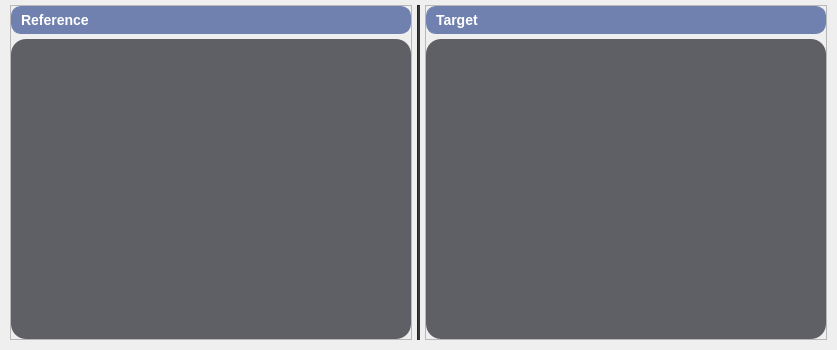
        <widget class="QWidget" name="fileSelectionGroupContent" native="true">
         <property name="sizePolicy">
          <sizepolicy hsizetype="Expanding" vsizetype="Expanding">
           <horstretch>0</horstretch>
           <verstretch>0</verstretch>
          </sizepolicy>
         </property>
         <property name="styleSheet">
          <string notr="true"/>
         </property>
         <layout class="QHBoxLayout" name="horizontalLayout">
          <property name="spacing">
           <number>5</number>
          </property>
          <property name="leftMargin">
           <number>10</number>
          </property>
          <property name="topMargin">
           <number>5</number>
          </property>
          <property name="rightMargin">
           <number>10</number>
          </property>
          <property name="bottomMargin">
           <number>10</number>
          </property>
          <item>
           <widget class="QFrame" name="referenceFileSelectionFrame">
            <property name="frameShape">
             <enum>QFrame::StyledPanel</enum>
            </property>
            <property name="frameShadow">
             <enum>QFrame::Raised</enum>
            </property>
            <layout class="QVBoxLayout" name="verticalLayout_10">
             <property name="spacing">
              <number>5</number>
             </property>
             <property name="leftMargin">
              <number>0</number>
             </property>
             <property name="topMargin">
              <number>0</number>
             </property>
             <property name="rightMargin">
              <number>0</number>
             </property>
             <property name="bottomMargin">
              <number>0</number>
             </property>
             <item>
              <widget class="QLabel" name="referenceFileSelectionLabel">
               <property name="font">
                <font>
                 <pointsize>-1</pointsize>
                 <weight>75</weight>
                 <bold>true</bold>
                </font>
               </property>
               <property name="styleSheet">
                <string notr="true">QLabel{
    qproperty-alignment: AlignCenter;
	border: 1px solid #7081AF;
	border-radius: 10px;
	background-color: #7081AF;
	padding: 5px 5px;
	color: rgb(255, 255, 255);
	max-height: 25px;
   font-size: 14px;
}</string>
               </property>
               <property name="text">
                <string>Reference</string>
               </property>
              </widget>
             </item>
             <item>
              <widget class="QDICOMFileSelectionEdit" name="referenceFileSelectionEdit">
               <property name="minimumSize">
                <size>
                 <width>400</width>
                 <height>300</height>
                </size>
               </property>
               <property name="styleSheet">
                <string notr="true">QWidget#referenceFileSelectionEdit {
	border-radius:15px;
	border: 0px;
	background-color: #5F5F66;
}</string>
               </property>
              </widget>
             </item>
            </layout>
           </widget>
          </item>
          <item>
           <widget class="Line" name="fileSelectionLine">
            <property name="styleSheet">
             <string notr="true">QFrame
{
	background-color: #333333;
}</string>
            </property>
            <property name="orientation">
             <enum>Qt::Vertical</enum>
            </property>
           </widget>
          </item>
          <item>
           <widget class="QFrame" name="targetFileSelectionFrame">
            <property name="frameShape">
             <enum>QFrame::StyledPanel</enum>
            </property>
            <property name="frameShadow">
             <enum>QFrame::Raised</enum>
            </property>
            <layout class="QVBoxLayout" name="verticalLayout_2">
             <property name="spacing">
              <number>5</number>
             </property>
             <property name="leftMargin">
              <number>0</number>
             </property>
             <property name="topMargin">
              <number>0</number>
             </property>
             <property name="rightMargin">
              <number>0</number>
             </property>
             <property name="bottomMargin">
              <number>0</number>
             </property>
             <item>
              <widget class="QLabel" name="targetFileSelectionLabel">
               <property name="font">
                <font>
                 <pointsize>-1</pointsize>
                 <weight>75</weight>
                 <bold>true</bold>
                </font>
               </property>
               <property name="styleSheet">
                <string notr="true">QLabel{
    qproperty-alignment: AlignCenter;
	border: 1px solid #7081AF;
	border-radius: 10px;
	background-color: #7081AF;
	padding: 5px 5px;
	color: rgb(255, 255, 255);
	max-height: 25px;
   font-size: 14px;
}</string>
               </property>
               <property name="text">
                <string>Target</string>
               </property>
              </widget>
             </item>
             <item>
              <widget class="QDICOMFileSelectionEdit" name="targetFileSelectionEdit">
               <property name="sizePolicy">
                <sizepolicy hsizetype="Preferred" vsizetype="Preferred">
                 <horstretch>0</horstretch>
                 <verstretch>0</verstretch>
                </sizepolicy>
               </property>
               <property name="minimumSize">
                <size>
                 <width>400</width>
                 <height>300</height>
                </size>
               </property>
               <property name="styleSheet">
                <string notr="true">QWidget#targetFileSelectionEdit {
	border-radius:15px;
	border: 0px;
	background-color: #5F5F66;
}</string>
               </property>
              </widget>
             </item>
            </layout>
           </widget>
          </item>
         </layout>
        </widget>
